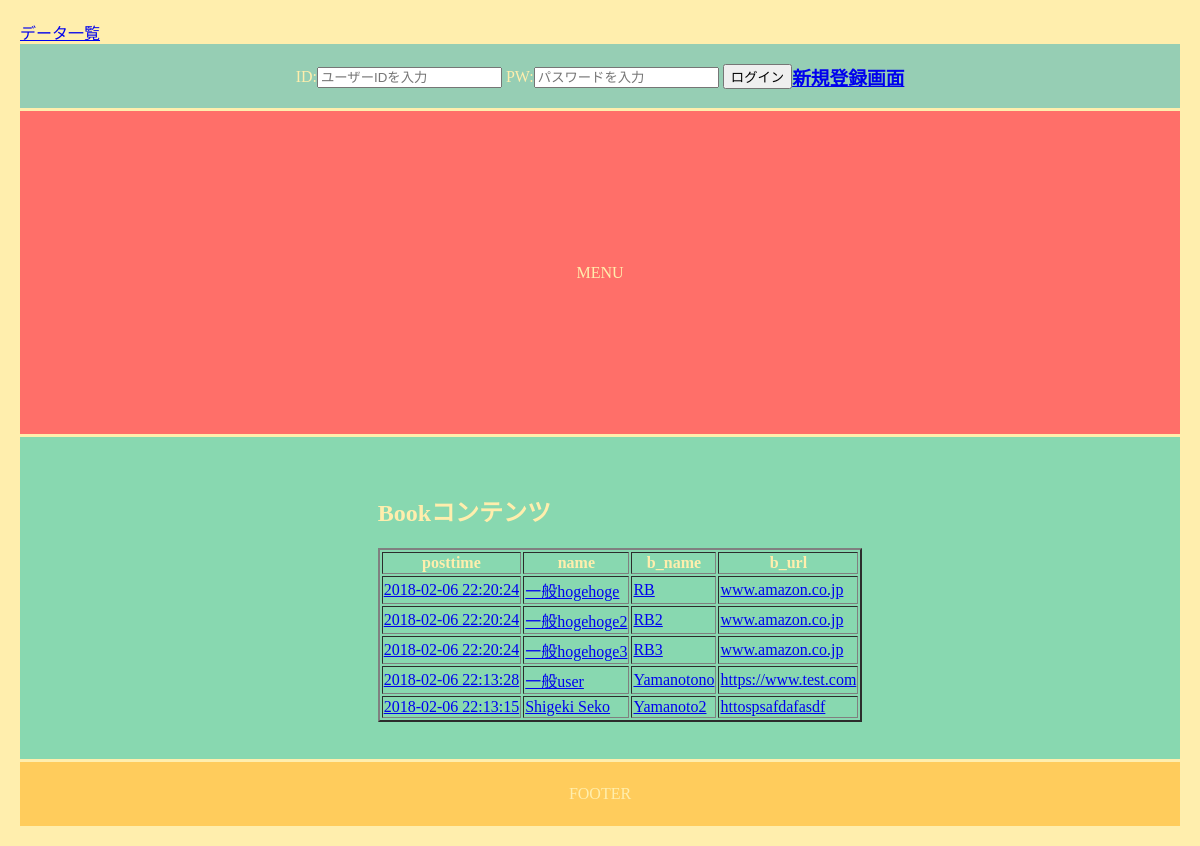
The page / on the database its author committed.
### tables this page shows
CREATE TABLE IF NOT EXISTS `gs_bm_table` (
`id` int(12) NOT NULL,
  `name` varchar(64) NOT NULL,
  `b_name` varchar(64) NOT NULL,
  `b_url` varchar(200) NOT NULL,
  `b_comment` varchar(2000) NOT NULL,
  `posttime` datetime NOT NULL
);

### index.php (the view, shortened to what this page needs)
<?php
try {
	$pdo = new PDO('mysql:host=localhost;dbname=gs_db09;charset=utf8',DB_ID,DB_PW);
}catch (PDOException $e) {
    exit( 'DbConnectError:' . $e->getMessage());
}
$sql = 'SELECT * FROM gs_bm_table ORDER BY POSTTIME DESC LIMIT 10';
$stmt = $pdo->prepare($sql);
$flag = $stmt->execute();
if($flag==false){
    $error = $stmt->errorInfo();
    exit("ErrorQuery:".$error[2]);
}else{
?>
<!DOCTYPE html>
<html lang="jp">
<head>
    <link rel="stylesheet" href="css/index.css">
    <link rel="stylesheet" href="css/basic.css">
</head>
<body>
    <header>
        <nav class="navbar navbar-default">
            <div class="container-fluid">
                <div class="navbar-header">
                    <a class="navbar-brand" href="select.php">データ一覧</a>
                </div>
            </div>
        </nav>
    </header>
    <div class="container">
        <div class="header">
                    <form name="form1" action="login_act.php" method="post">
                        ID:<input type="text" id="userid" name="lid" placeholder="ユーザーIDを入力" value="<?php if (!empty($_POST["lid"])) {echo htmlspecialchars($_POST["lid"], ENT_QUOTES);} ?>"/>
                        PW:<input type="password" id="password" name="lpw" placeholder="パスワードを入力"/>
                        <input type="submit" id="login" name="login" value="ログイン" />
                    </form>
                <h3 class="title"><a class="" href="login.php">新規登録画面</a></h3>
        </div>
        <div class="menu">MENU</div>
        <div class="content">
                <ul class="">
                        <h2 class="content-title">Bookコンテンツ</h2>
                        <table border = '2'>
                        <tr>
                        <th>posttime</th>
                        <th>name</th>
                        <th>b_name</th>
                        <th>b_url</th>
                        </tr>
                        <?php
                            while($result = $stmt->fetch(PDO::FETCH_ASSOC)){
                                echo "<tr>";
                                echo "<td><a href='select.php'>" . $result['posttime'] ."</a></td>";
                                echo "<td><a href='select.php'>" . $result['name'] . "</a></td>";
                                echo "<td><a href='select.php'>" . $result['b_name'] . "</a></td>";
                                echo "<td><a href='select.php'>" . $result['b_url'] . "</a></td>";
                                echo "</tr>";
                        } ?>
                         </table>
                </ul>
        </div>
        <div class="footer">FOOTER</div>
    </div>
</body>
</html>
<?php
}
?>

### css/index.css (style rules this page uses)
.container { display: grid; grid-template-columns: repeat(12, 1fr); grid-template-rows: 1fr 5fr 5fr 1fr; grid-gap: 3px; }
.header { grid-column: 1 / -1; justify-content: flex-end; align-items: flex-end; }
.menu { grid-column: 1/ -1; }
.content { grid-column: 1/ -1; font-size: 0.7em; }
.footer { grid-column: 1 / -1; }

### css/basic.css (style rules this page uses)
.container > div { display: flex; font-size: 1em; justify-content: center; align-items: center; color: #ffeead; }
html, body { background-color: #ffeead; margin: 10px; }
.container > div:nth-child(1n) { background-color: #96ceb4; }
.container > div:nth-child(3n) { background-color: #88d8b0; }
.container > div:nth-child(2n) { background-color: #ff6f69; }
.container > div:nth-child(4n) { background-color: #ffcc5c; }

### rows shown on the page
gs_bm_table: posttime "2018-02-06 22:20:24", name "一般hogehoge", b_name "RB", b_url "www.amazon.co.jp"
gs_bm_table: posttime "2018-02-06 22:20:24", name "一般hogehoge2", b_name "RB2", b_url "www.amazon.co.jp"
gs_bm_table: posttime "2018-02-06 22:20:24", name "一般hogehoge3", b_name "RB3", b_url "www.amazon.co.jp"
gs_bm_table: posttime "2018-02-06 22:13:28", name "一般user", b_name "Yamanotono", b_url "https://www.test.com"
gs_bm_table: posttime "2018-02-06 22:13:15", name "Shigeki Seko", b_name "Yamanoto2", b_url "httospsafdafasdf"
